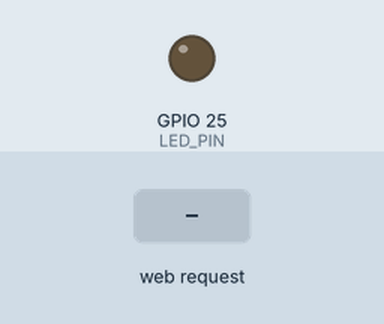
A sketch run on a simulated ESP32. Parts: output pins drawn as LEDs (lit = HIGH). The inputs (shaded band) are chosen by the test bench. WiFi joins after 1.5 s; servers stay silent unless stated; what the sketch prints to the serial monitor is not drawn.

Above: at 0.1 s.
At 2.7 s:
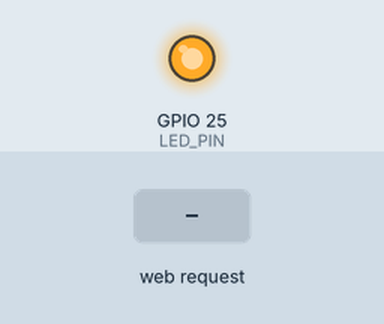
2.8 s: HTTP request GET / received
Timing chart, 0 to 5.8 s (numbered marks = the images above; inputs shaded):
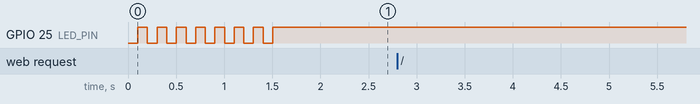

Measured:
- after the input at 2.8 s, every drawn part: stays the same

The sketch:

3-2.ino
```cpp
// http server

#include <WiFi.h>
// cd libraries
// git clone https://github.com/me-no-dev/ESPAsyncWebServer.git
// git clone https://github.com/me-no-dev/AsyncTCP.git
#include <ESPAsyncWebServer.h>

const byte LED_PIN = 25;
bool ledFlag = true;

const char *ssid = "";
const char *password = "";
IPAddress ip(192, 168, 30, 100);
IPAddress gateway(192, 168, 30, 1);
IPAddress subnet(255, 255, 255, 0);

AsyncWebServer webServer(80);

void setup() {
  Serial.begin(115200);
  Serial.println();
  pinMode(LED_PIN, OUTPUT);
  WiFi.config(ip, gateway, subnet);
  WiFi.begin(ssid, password);
  while(WiFi.status() != WL_CONNECTED) {
    ledFlag = !ledFlag;
    digitalWrite(LED_PIN, ledFlag);
    delay(100);
    Serial.print(".");
  }
  Serial.print("WiFi connected. IP address: ");
  Serial.println(WiFi.localIP());
  digitalWrite(LED_PIN, HIGH);

  webServer.on("/", HTTP_GET, [](AsyncWebServerRequest *request) {
    request->send(200, "text/html", "Hello World!");
    Serial.println("send html");
  });
  webServer.begin();
  Serial.println("Http server started");
}

void loop() {
}
```
